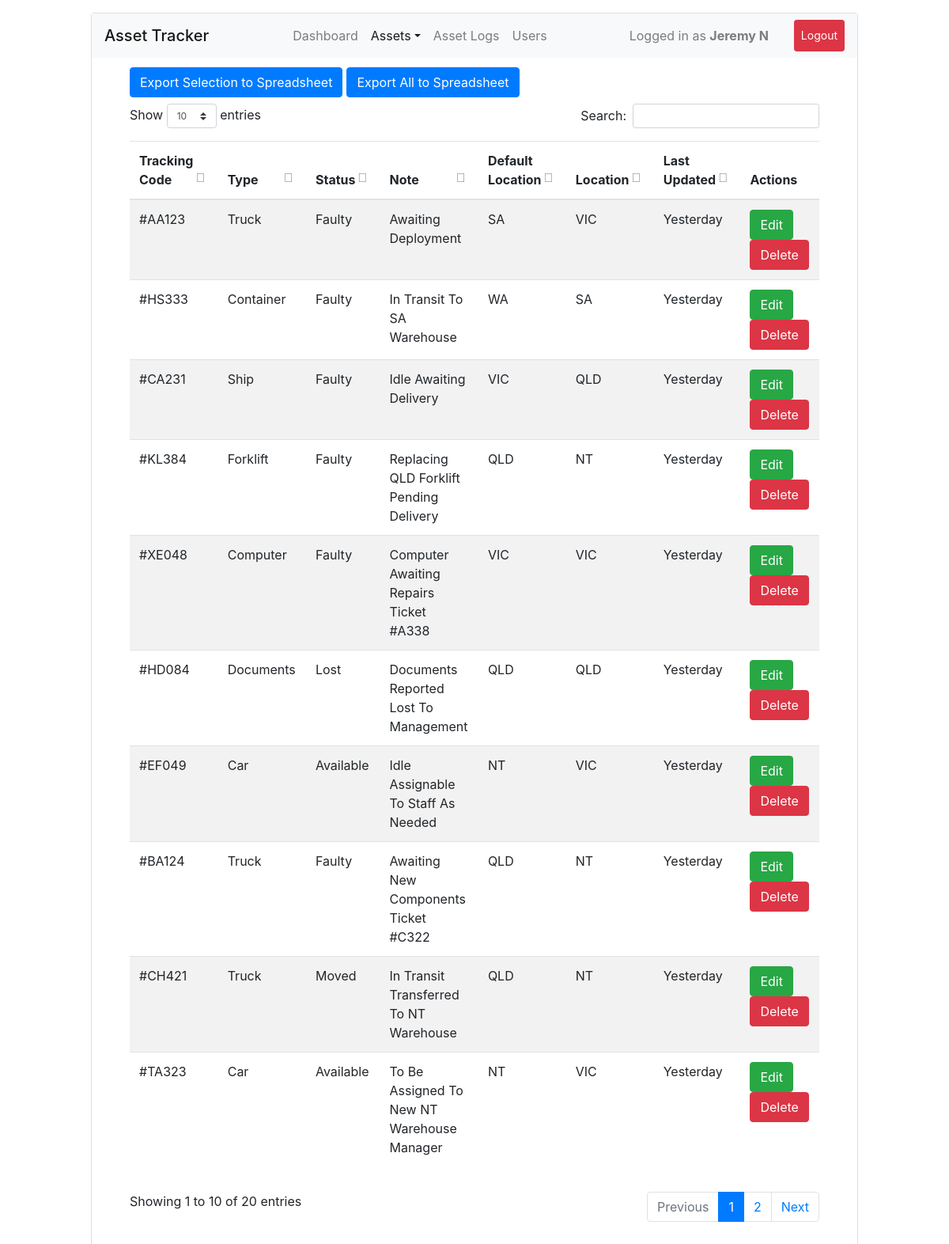
The app's page /assets (signed in) with its own data.
### db.py (models this page shows, shortened)
class User(db.Model):
	id = db.Column(db.Integer, primary_key=True)
	username = db.Column(db.String(50), unique=True, nullable=False)
	password = db.Column(db.String(120), nullable=False)
	name = db.Column(db.String(120), nullable=False)
	active = db.Column(db.Boolean, default=False)

class AssetStatus(db.Model):
	id = db.Column(db.Integer, primary_key=True)
	ass_id = db.Column(db.String(20), db.ForeignKey('assets.tracking_code'), unique=True, nullable=False)
	status = db.Column(db.String(255), nullable=False)
	note = db.Column(db.Text, nullable=False)
	location = db.Column(db.String(255), nullable=False)
	def_location = db.Column(db.String(255), nullable=False)
	last_updated = db.Column(db.DateTime, default=datetime.utcnow)

class Assets(db.Model):
	id = db.Column(db.Integer, primary_key=True)
	type = db.Column(db.String(50), nullable=False)
	tracking_code = db.Column(db.String(20), nullable=False, unique=True)
	time_created = db.Column(db.DateTime, default=datetime.utcnow)
	status = db.relationship('AssetStatus', backref="asset", lazy=True)

### ui.py (the view)
@ui.route('/assets', methods=['GET'])
@login_required
def ui_assets():
	return render_template('assets.html')

### ui.py (called while the page is built)
def login_required(func):
	@wraps(func)
	def wrapper(*args, **kwargs):
		uid = session.get('user')
		if not uid:
			return redirect(url_for('ui.ui_login'))
		u = User.query.filter_by(id=int(uid), active=True).first()
		if not u:
			return redirect(url_for('ui.ui_login'))
		g.user = u
		return func(*args, **kwargs)
	return wrapper

### templates/assets.html (shortened to what this page needs)
{% extends "main.html" %}
{% block content %}
<div class="card">
	<div class="card-block pb-1">
		<nav class="navbar navbar-expand navbar-light bg-light">
			<span class="navbar-brand mb-0 h1">Asset Tracker</span>
			<div class="collapse navbar-collapse justify-content-end">
				<div class="navbar-nav">
					<a class="nav-item nav-link" href="{{ url_for('ui.ui_index') }}">Dashboard</a>
					<div class="nav-item active dropdown">
						<a class="nav-link dropdown-toggle" data-toggle="dropdown" href="#" role="button" aria-haspopup="true" aria-expanded="false">Assets</a>
					</div>
					<a class="nav-item nav-link" href="{{ url_for('ui.ui_logs') }}">Asset Logs</a>
					<a class="nav-item nav-link" href="{{ url_for('ui.ui_users') }}">Users</a>
					<span class="px-5"></span>
					<div class="nav-item py-2 navbar-text">Logged in as <span class="font-weight-bold">{{ g.user.name }}</span></div>
					<span class="px-3"></span>
					<a class="nav-item btn btn-danger btn-sm py-2 text-white" href="{{ url_for('api.logout_user') }}">Logout</a>
				</div>
			</div>
		</nav>
	</div>
	<div class="card-block pt-2">
		<div class="row px-5">
			<div class="col-12">
				<table id="assetTable" class="table table-striped" width="100%">
					<thead>
						<tr>
							<th scope="col">Tracking Code</th>
							<th scope="col">Type</th>
							<th scope="col">Status</th>
							<th scope="col">Note</th>
							<th scope="col">Default Location</th>
							<th scope="col">Location</th>
							<th scope="col">Last Updated</th>
							<th scope="col">Actions</th>
						</tr>
					</thead>
					<tbody>
						{% for a in get_all_assets() %}
							<tr style="text-transform: capitalize;">
								<td>#{{ a.id }}</td>
								<td>{{ a.type }}</td>
								<td>{{ a.status }}</td>
								<td>{{ a.note }}</td>
								<td>{{ a.def_location }}</td>
								<td>{{ a.location }}</td>
								<td>{{ a.last_update }}</td>
								<td>
									<button type="button" class="btn btn-success" data-toggle="modal" data-target="#editAsset" data-id="{{ a.id }}" data-type="{{ a.type }}" data-status="{{ a.status }}" data-location="{{ a.location }}" data-note="{{ a.note }}">Edit</button>
									<button type="button" class="btn btn-danger" data-toggle="modal" data-target="#deleteAsset" data-id="{{ a.id }}">Delete</button>
								</td>
							</tr>
						{% endfor %}
						<button type="button" onclick="exportTableToCSV('Assets.csv')" class="btn btn-primary " id="btn-spreadsheet">Export Selection to Spreadsheet</button>
						<button type="button" class="btn btn-primary " style="margin-left: 5px" id="btn-spreadsheet-all">Export All to Spreadsheet</button>
					</tbody>
				</table>
			</div>
		</div>
	</div>
</div>
{% endblock %}

### records on screen
User: user.name "Jeremy N"
AssetStatus: id "AA123", status "Faulty", note "Awaiting Deployment", def_location "SA", location "VIC"
Assets: type "Truck"
AssetStatus: id "HS333", status "Faulty", note "In Transit To SA Warehouse", def_location "WA", location "SA"
Assets: type "Container"
AssetStatus: id "CA231", status "Faulty", note "Idle Awaiting Delivery", def_location "VIC", location "QLD"
Assets: type "Ship"
AssetStatus: id "KL384", status "Faulty", note "Replacing QLD Forklift Pending Delivery", def_location "QLD", location "NT"
Assets: type "Forklift"
AssetStatus: id "XE048", status "Faulty", note "Computer Awaiting Repairs Ticket #A338", def_location "VIC", location "VIC"
Assets: type "Computer"
AssetStatus: id "HD084", status "Lost", note "Documents Reported Lost To Management", def_location "QLD", location "QLD"
Assets: type "Documents"
AssetStatus: id "EF049", status "Available", note "Idle Assignable To Staff As Needed", def_location "NT", location "VIC"
Assets: type "Car"
AssetStatus: id "BA124", status "Faulty", note "Awaiting New Components Ticket #C322", def_location "QLD", location "NT"
Assets: type "Truck"
AssetStatus: id "CH421", status "Moved", note "In Transit Transferred To NT Warehouse", def_location "QLD", location "NT"
Assets: type "Truck"
AssetStatus: id "TA323", status "Available", note "To Be Assigned To New NT Warehouse Manager", def_location "NT", location "VIC"
Assets: type "Car"

### other values on screen
{{ a.last_update }} "Yesterday" "Yesterday" "Yesterday" "Yesterday" "Yesterday" "Yesterday" "Yesterday" "Yesterday" "Yesterday" "Yesterday"
